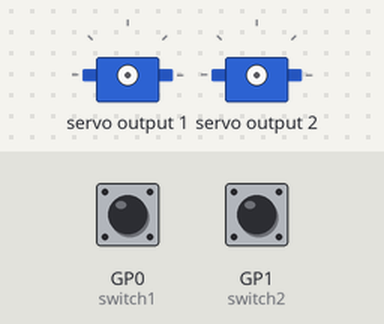
This program was run on a simulated Raspberry Pi Pico running MicroPython. Parts: 2 × servo. The test bench sets the inputs (shaded band); at power-on: GP0 (switch1) HIGH, GP1 (switch2) HIGH.

Above: at 1.2 s.
1.3 s: GP0 (switch1) pulled LOW for 0.15 s
At 1.45 s:
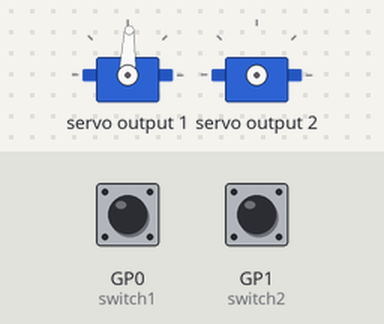
3.0 s: GP1 (switch2) pulled LOW for 1 s
At 3.7 s:
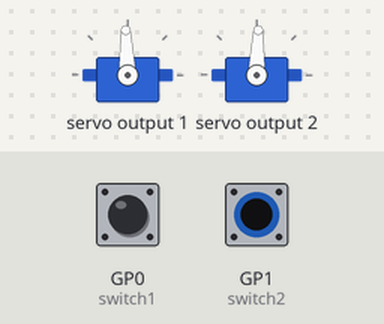
5.5 s: GP0 (switch1) pulled LOW for 1 s
At 6.3 s:
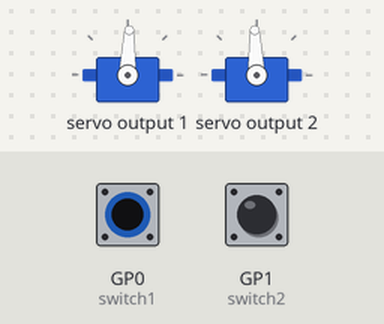
8.0 s: GP1 (switch2) pulled LOW for 0.15 s
At 8.19 s:
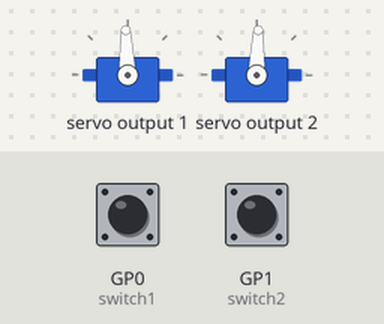
Timing chart, 0 to 10.7 s (numbered marks = the images above; inputs shaded):
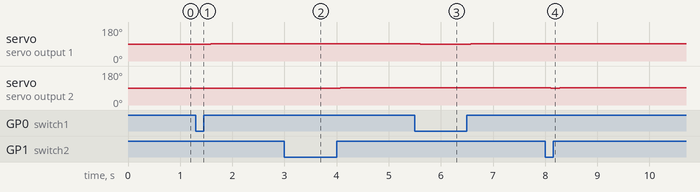

The program:

TOU-2x_Servo.py
```python
from machine import Pin
from time import sleep

# Initialise the PIO and set them to drive the servo pins
# In the "SimplyServos.py" module change the value for the initial angle - 500 for 0 degrees to 2500 for 180 degrees

import SimplyServosTOU
board = SimplyServosTOU.KitronikSimplyServos()

# Set up switch pin as input with pull-up resistor
switch1 = Pin(0, Pin.IN, Pin.PULL_UP)  # This switch controls TOU 1
switch2 = Pin(1, Pin.IN, Pin.PULL_UP)  # This switch controls TOU 2

# Previous switch state
previous_switch1_state = switch1.value()
previous_switch2_state = switch2.value()

# Current servo position (same as defined in SimplyServos.py module)
current_servo1_position = 90
current_servo2_position = 90

# Slow movement delay
delay = 0.01  # Smaller value => faster movement; set to 0 for no delay

# Define servos' target angle (between 0 and 180 degrees)
target_lo1 = 88  # Min angle for servo 1 (TOU 1)
target_hi1 = 92  # Max angle for servo 1 (TOU 1)
target_lo2 = 88  # Min angle for servo 2 (TOU 2)
target_hi2 = 92  # Max angle for servo 2 (TOU 2)

while True:
    # Read current switch states
    current_switch1_state = switch1.value()
    current_switch2_state = switch2.value()

    # If switch 1 state has changed
    if current_switch1_state != previous_switch1_state:
        if current_switch1_state == 0:  # Switch 1 is off (connected to GND)
            target_position1 = target_lo1
        else:  # Switch 1 is on (connected to 3V3 through pull-up)
            target_position1 = target_hi1

        # Move servo 1 to target position slowly
        if current_servo1_position < target_position1:
            for position in range(current_servo1_position, target_position1 + 1):
                board.goToPosition(1, position)
                sleep(delay)
        elif current_servo1_position > target_position1:
            for position in range(current_servo1_position, target_position1 - 1, -1):
                board.goToPosition(1, position)
                sleep(delay)

        # Update current servo 1 position and previous switch 1 state
        current_servo1_position = target_position1
        previous_switch1_state = current_switch1_state

    # If switch 2 state has changed
    if current_switch2_state != previous_switch2_state:
        if current_switch2_state == 0:  # Switch 2 is on (connected to GND)
            target_position2 = target_lo2
        else:  # Switch 2 is on (connected to 3V3 through pull-up)
            target_position2 = target_hi2

        # Move servo 2 to target position slowly
        if current_servo2_position < target_position2:
            for position in range(current_servo2_position, target_position2 + 1):
                board.goToPosition(2, position)
                sleep(delay)
        elif current_servo2_position > target_position2:
            for position in range(current_servo2_position, target_position2 - 1, -1):
                board.goToPosition(2, position)
                sleep(delay)

        # Update current servo 2 position and previous switch 2 state
        current_servo2_position = target_position2
        previous_switch2_state = current_switch2_state

    # Wait a bit before checking again
    sleep(0.1)
```

Measured:
- after the input at 1.3 s, servo on servo output 1: 90° → 88° at once, → 92° 0.22 s later
- after the input at 3.0 s, servo on servo output 2: 90° → 88° after 0.11 s, → 92° 0.92 s later
- after the input at 5.5 s, servo on servo output 1: 92° → 88° after 0.08 s, → 92° 0.95 s later
- after the input at 8.0 s, servo on servo output 2: 92° → 88° after 0.09 s, → 92° 0.15 s later
